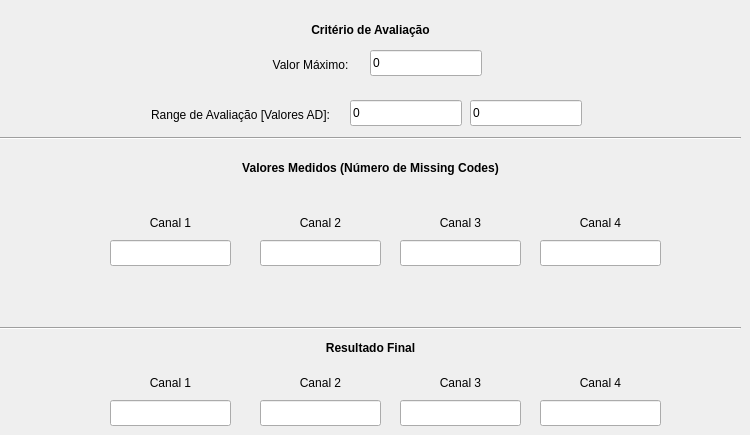
   <widget class="QWidget" name="Tab_Missingcodes">
    <attribute name="title">
     <string>MISSING CODES</string>
    </attribute>
    <widget class="Line" name="line_13">
     <property name="geometry">
      <rect>
       <x>0</x>
       <y>130</y>
       <width>741</width>
       <height>16</height>
      </rect>
     </property>
     <property name="orientation">
      <enum>Qt::Horizontal</enum>
     </property>
    </widget>
    <widget class="QLabel" name="label_89">
     <property name="geometry">
      <rect>
       <x>0</x>
       <y>160</y>
       <width>741</width>
       <height>16</height>
      </rect>
     </property>
     <property name="text">
      <string>&lt;html&gt;&lt;head/&gt;&lt;body&gt;&lt;p align=&quot;center&quot;&gt;&lt;span style=&quot; font-weight:600;&quot;&gt;Valores Medidos (Número de Missing Codes)&lt;/span&gt;&lt;/p&gt;&lt;/body&gt;&lt;/html&gt;</string>
     </property>
    </widget>
    <widget class="Line" name="line_14">
     <property name="geometry">
      <rect>
       <x>0</x>
       <y>320</y>
       <width>741</width>
       <height>16</height>
      </rect>
     </property>
     <property name="orientation">
      <enum>Qt::Horizontal</enum>
     </property>
    </widget>
    <widget class="QLabel" name="label_90">
     <property name="geometry">
      <rect>
       <x>540</x>
       <y>370</y>
       <width>121</width>
       <height>26</height>
      </rect>
     </property>
     <property name="text">
      <string>&lt;html&gt;&lt;head/&gt;&lt;body&gt;&lt;p align=&quot;center&quot;&gt;Canal 4&lt;/p&gt;&lt;/body&gt;&lt;/html&gt;</string>
     </property>
    </widget>
    <widget class="QLabel" name="label_91">
     <property name="geometry">
      <rect>
       <x>110</x>
       <y>370</y>
       <width>121</width>
       <height>26</height>
      </rect>
     </property>
     <property name="text">
      <string>&lt;html&gt;&lt;head/&gt;&lt;body&gt;&lt;p align=&quot;center&quot;&gt;Canal 1&lt;/p&gt;&lt;/body&gt;&lt;/html&gt;</string>
     </property>
    </widget>
    <widget class="QLabel" name="label_92">
     <property name="geometry">
      <rect>
       <x>400</x>
       <y>370</y>
       <width>121</width>
       <height>26</height>
      </rect>
     </property>
     <property name="text">
      <string>&lt;html&gt;&lt;head/&gt;&lt;body&gt;&lt;p align=&quot;center&quot;&gt;Canal 3&lt;/p&gt;&lt;/body&gt;&lt;/html&gt;</string>
     </property>
    </widget>
    <widget class="QLineEdit" name="MISSINGCODE_RESULT_CH4">
     <property name="geometry">
      <rect>
       <x>540</x>
       <y>400</y>
       <width>121</width>
       <height>26</height>
      </rect>
     </property>
    </widget>
    <widget class="QLabel" name="label_93">
     <property name="geometry">
      <rect>
       <x>0</x>
       <y>340</y>
       <width>741</width>
       <height>16</height>
      </rect>
     </property>
     <property name="text">
      <string>&lt;html&gt;&lt;head/&gt;&lt;body&gt;&lt;p align=&quot;center&quot;&gt;&lt;span style=&quot; font-weight:600;&quot;&gt;Resultado Final&lt;/span&gt;&lt;/p&gt;&lt;/body&gt;&lt;/html&gt;</string>
     </property>
    </widget>
    <widget class="QLineEdit" name="MISSINGCODE_RESULT_CH1">
     <property name="geometry">
      <rect>
       <x>110</x>
       <y>400</y>
       <width>121</width>
       <height>26</height>
      </rect>
     </property>
    </widget>
    <widget class="QLabel" name="label_94">
     <property name="geometry">
      <rect>
       <x>260</x>
       <y>370</y>
       <width>121</width>
       <height>26</height>
      </rect>
     </property>
     <property name="text">
      <string>&lt;html&gt;&lt;head/&gt;&lt;body&gt;&lt;p align=&quot;center&quot;&gt;Canal 2&lt;/p&gt;&lt;/body&gt;&lt;/html&gt;</string>
     </property>
    </widget>
    <widget class="QLineEdit" name="MISSINGCODE_RESULT_CH2">
     <property name="geometry">
      <rect>
       <x>260</x>
       <y>400</y>
       <width>121</width>
       <height>26</height>
      </rect>
     </property>
    </widget>
    <widget class="QLineEdit" name="MISSINGCODE_RESULT_CH3">
     <property name="geometry">
      <rect>
       <x>400</x>
       <y>400</y>
       <width>121</width>
       <height>26</height>
      </rect>
     </property>
    </widget>
    <widget class="QLineEdit" name="MISSINGCODES_CRITERIO">
     <property name="geometry">
      <rect>
       <x>370</x>
       <y>50</y>
       <width>112</width>
       <height>26</height>
      </rect>
     </property>
     <property name="text">
      <string>0</string>
     </property>
    </widget>
    <widget class="QLabel" name="label_53">
     <property name="geometry">
      <rect>
       <x>0</x>
       <y>20</y>
       <width>741</width>
       <height>20</height>
      </rect>
     </property>
     <property name="text">
      <string>&lt;html&gt;&lt;head/&gt;&lt;body&gt;&lt;p align=&quot;center&quot;&gt;&lt;span style=&quot; font-weight:600;&quot;&gt;Critério de Avaliação&lt;/span&gt;&lt;/p&gt;&lt;/body&gt;&lt;/html&gt;</string>
     </property>
    </widget>
    <widget class="QLabel" name="label_55">
     <property name="geometry">
      <rect>
       <x>260</x>
       <y>50</y>
       <width>101</width>
       <height>31</height>
      </rect>
     </property>
     <property name="text">
      <string>&lt;html&gt;&lt;head/&gt;&lt;body&gt;&lt;p align=&quot;center&quot;&gt;Valor Máximo:&lt;/p&gt;&lt;/body&gt;&lt;/html&gt;</string>
     </property>
    </widget>
    <widget class="QLabel" name="label_191">
     <property name="geometry">
      <rect>
       <x>540</x>
       <y>210</y>
       <width>121</width>
       <height>26</height>
      </rect>
     </property>
     <property name="text">
      <string>&lt;html&gt;&lt;head/&gt;&lt;body&gt;&lt;p align=&quot;center&quot;&gt;Canal 4&lt;/p&gt;&lt;/body&gt;&lt;/html&gt;</string>
     </property>
    </widget>
    <widget class="QLabel" name="label_192">
     <property name="geometry">
      <rect>
       <x>400</x>
       <y>210</y>
       <width>121</width>
       <height>26</height>
      </rect>
     </property>
     <property name="text">
      <string>&lt;html&gt;&lt;head/&gt;&lt;body&gt;&lt;p align=&quot;center&quot;&gt;Canal 3&lt;/p&gt;&lt;/body&gt;&lt;/html&gt;</string>
     </property>
    </widget>
    <widget class="QLineEdit" name="MISSINGCODE_VALOR_MEDIDO_CH4">
     <property name="geometry">
      <rect>
       <x>540</x>
       <y>240</y>
       <width>121</width>
       <height>26</height>
      </rect>
     </property>
    </widget>
    <widget class="QLineEdit" name="MISSINGCODE_VALOR_MEDIDO_CH3">
     <property name="geometry">
      <rect>
       <x>400</x>
       <y>240</y>
       <width>121</width>
       <height>26</height>
      </rect>
     </property>
    </widget>
    <widget class="QLineEdit" name="MISSINGCODE_VALOR_MEDIDO_CH2">
     <property name="geometry">
      <rect>
       <x>260</x>
       <y>240</y>
       <width>121</width>
       <height>26</height>
      </rect>
     </property>
    </widget>
    <widget class="QLabel" name="label_193">
     <property name="geometry">
      <rect>
       <x>260</x>
       <y>210</y>
       <width>121</width>
       <height>26</height>
      </rect>
     </property>
     <property name="text">
      <string>&lt;html&gt;&lt;head/&gt;&lt;body&gt;&lt;p align=&quot;center&quot;&gt;Canal 2&lt;/p&gt;&lt;/body&gt;&lt;/html&gt;</string>
     </property>
    </widget>
    <widget class="QLabel" name="label_194">
     <property name="geometry">
      <rect>
       <x>110</x>
       <y>210</y>
       <width>121</width>
       <height>26</height>
      </rect>
     </property>
     <property name="text">
      <string>&lt;html&gt;&lt;head/&gt;&lt;body&gt;&lt;p align=&quot;center&quot;&gt;Canal 1&lt;/p&gt;&lt;/body&gt;&lt;/html&gt;</string>
     </property>
    </widget>
    <widget class="QLineEdit" name="MISSINGCODE_VALOR_MEDIDO_CH1">
     <property name="geometry">
      <rect>
       <x>110</x>
       <y>240</y>
       <width>121</width>
       <height>26</height>
      </rect>
     </property>
    </widget>
    <widget class="QLineEdit" name="MISSINGCODES_RANGE_MINIMO">
     <property name="geometry">
      <rect>
       <x>350</x>
       <y>100</y>
       <width>112</width>
       <height>26</height>
      </rect>
     </property>
     <property name="text">
      <string>0</string>
     </property>
    </widget>
    <widget class="QLabel" name="label_96">
     <property name="geometry">
      <rect>
       <x>140</x>
       <y>100</y>
       <width>201</width>
       <height>31</height>
      </rect>
     </property>
     <property name="text">
      <string>&lt;html&gt;&lt;head/&gt;&lt;body&gt;&lt;p align=&quot;center&quot;&gt;Range de Avaliação [Valores AD]:&lt;/p&gt;&lt;/body&gt;&lt;/html&gt;</string>
     </property>
    </widget>
    <widget class="QLineEdit" name="MISSINGCODES_RANGE_MAXIMO">
     <property name="geometry">
      <rect>
       <x>470</x>
       <y>100</y>
       <width>112</width>
       <height>26</height>
      </rect>
     </property>
     <property name="text">
      <string>0</string>
     </property>
    </widget>
   </widget>
